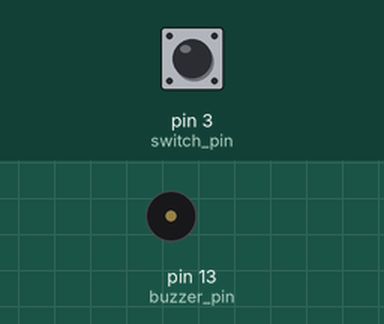
Bench run of a sketch on a simulated Arduino Uno, built with avr-gcc and run on an emulated ATmega328P. Parts: buzzer (waves = sounding, pin HIGH). Inputs (shaded band) come from the test bench; at power-on: pin 3 (switch_pin) HIGH.

Above: at 1.2 s.
1.3 s: pin 3 (switch_pin) pulled LOW for 0.15 s
Timing chart, 0 to 4.3 s (numbered marks = the images above; inputs shaded):
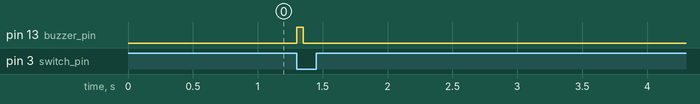

Measured:
- after the input at 1.3 s, pin 13 (buzzer_pin): LOW → HIGH at once, → LOW 0.05 s later

The sketch:

vibration_sensor.ino
```cpp
int buzzer_pin = 13;
int switch_pin = 3;

bool is_vibrating = false;


void setup() {
  pinMode(buzzer_pin, OUTPUT);
  pinMode(switch_pin, INPUT_PULLUP);

  attachInterrupt(digitalPinToInterrupt(switch_pin), vibrate, FALLING);
}

void loop() {
  if (is_vibrating)
  {
    is_vibrating = false;
    digitalWrite(buzzer_pin, HIGH);
    delay(50);
  }
  else
  {
    digitalWrite(buzzer_pin, LOW);
  }
}

void vibrate()
{
  is_vibrating = true;
}
```
